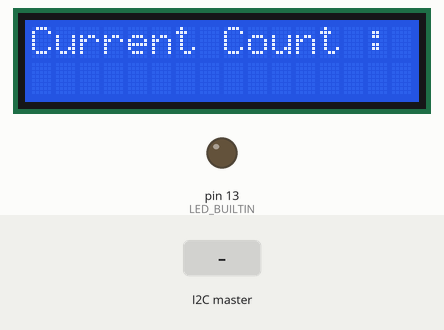
Simulated run of this sketch. Board: Arduino Uno, built with avr-gcc and run on an emulated ATmega328P. On the bench: 16×2 character LCD, output pins drawn as LEDs (lit = HIGH). The inputs (shaded band) are chosen by the test bench.

Above: at 1.2 s.
1.3 s: the I2C master sends "f"
At 1.8 s:
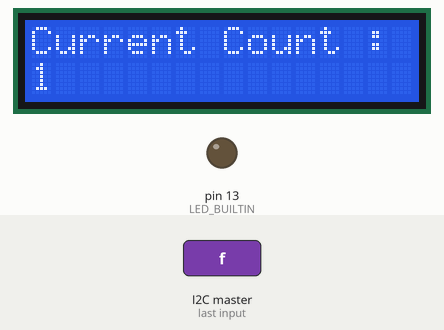
2.8 s: the I2C master sends "e"
At 4.2 s:
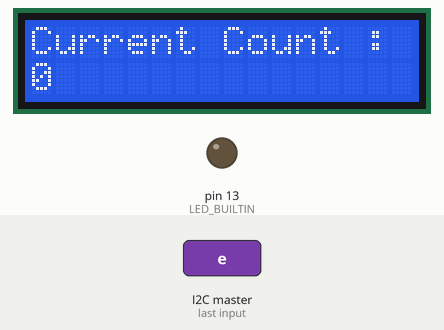
Timing chart, 0 to 5.8 s (numbered marks = the images above; inputs shaded):
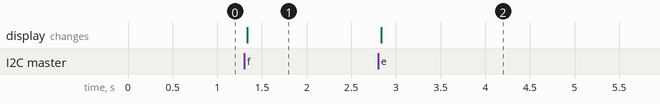

The sketch:

output_Arduino_with_LCD.ino
```cpp
#include <LiquidCrystal.h>

#include<Wire.h>
LiquidCrystal lcd(12, 11, 5, 4, 3, 2);
int counter=0;
void setup() {
  lcd.begin(16,2);
  pinMode(LED_BUILTIN, OUTPUT);
  Wire.begin(8);
  Wire.onReceive(receiveEvent);
  Serial.begin(9600);
  lcd.setCursor(0,0);
  lcd.print("Current Count : ");
}

void loop() {
  delay(10);
}
void receiveEvent(int howMany)
{
  while (1 < Wire.available())
  {
    char c = Wire.read();
  }
  int x=Wire.read();
  if (x==102)
  {
    counter+=1;

    lcd.setCursor(0,1);
    lcd.print(counter);
    delay(5000);
  }
  if (x==101)
  {
    counter-=1;
    lcd.setCursor(0,1);
    lcd.print(counter);
    delay(5000);
  }
  if (counter<0)
  {
    lcd.clear();
    lcd.setCursor(0,0);
    lcd.print("Current Count : ");

  }
}
```

Measured:
- after the input at 1.3 s, the display: changes at once (image 1)
- after the input at 2.8 s, the display: changes at once (image 2)
